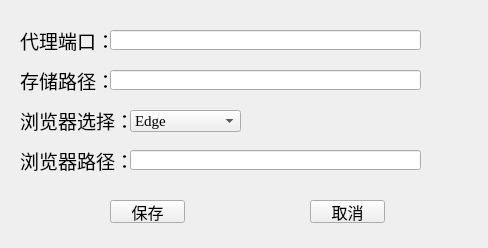
<?xml version="1.0" encoding="UTF-8"?>
<ui version="4.0">
 <class>Form</class>
 <widget class="QWidget" name="Form">
  <property name="geometry">
   <rect>
    <x>0</x>
    <y>0</y>
    <width>488</width>
    <height>248</height>
   </rect>
  </property>
  <property name="windowTitle">
   <string>Form</string>
  </property>
  <widget class="QLabel" name="proxy">
   <property name="geometry">
    <rect>
     <x>20</x>
     <y>30</y>
     <width>91</width>
     <height>21</height>
    </rect>
   </property>
   <property name="font">
    <font>
     <family>宋体</family>
     <pointsize>14</pointsize>
    </font>
   </property>
   <property name="text">
    <string>代理端口：</string>
   </property>
  </widget>
  <widget class="QLineEdit" name="proxy_input">
   <property name="geometry">
    <rect>
     <x>110</x>
     <y>30</y>
     <width>311</width>
     <height>20</height>
    </rect>
   </property>
  </widget>
  <widget class="QLabel" name="save_path">
   <property name="geometry">
    <rect>
     <x>20</x>
     <y>70</y>
     <width>91</width>
     <height>21</height>
    </rect>
   </property>
   <property name="font">
    <font>
     <family>宋体</family>
     <pointsize>14</pointsize>
    </font>
   </property>
   <property name="text">
    <string>存储路径：</string>
   </property>
  </widget>
  <widget class="QLineEdit" name="save_path_input">
   <property name="geometry">
    <rect>
     <x>110</x>
     <y>70</y>
     <width>311</width>
     <height>20</height>
    </rect>
   </property>
  </widget>
  <widget class="QLabel" name="browser_path">
   <property name="geometry">
    <rect>
     <x>20</x>
     <y>150</y>
     <width>111</width>
     <height>21</height>
    </rect>
   </property>
   <property name="font">
    <font>
     <family>宋体</family>
     <pointsize>14</pointsize>
    </font>
   </property>
   <property name="text">
    <string>浏览器路径：</string>
   </property>
  </widget>
  <widget class="QLineEdit" name="executable_path_input">
   <property name="geometry">
    <rect>
     <x>130</x>
     <y>150</y>
     <width>291</width>
     <height>20</height>
    </rect>
   </property>
  </widget>
  <widget class="QLabel" name="browser_select">
   <property name="geometry">
    <rect>
     <x>20</x>
     <y>110</y>
     <width>111</width>
     <height>21</height>
    </rect>
   </property>
   <property name="font">
    <font>
     <family>宋体</family>
     <pointsize>14</pointsize>
    </font>
   </property>
   <property name="text">
    <string>浏览器选择：</string>
   </property>
  </widget>
  <widget class="QComboBox" name="browser_select_comboBox">
   <property name="geometry">
    <rect>
     <x>130</x>
     <y>110</y>
     <width>111</width>
     <height>22</height>
    </rect>
   </property>
   <property name="font">
    <font>
     <family>Times New Roman</family>
     <pointsize>11</pointsize>
    </font>
   </property>
   <item>
    <property name="text">
     <string>Edge</string>
    </property>
   </item>
   <item>
    <property name="text">
     <string>Chrome</string>
    </property>
   </item>
  </widget>
  <widget class="QPushButton" name="save_config">
   <property name="geometry">
    <rect>
     <x>110</x>
     <y>200</y>
     <width>75</width>
     <height>23</height>
    </rect>
   </property>
   <property name="font">
    <font>
     <family>Agency FB</family>
     <pointsize>12</pointsize>
    </font>
   </property>
   <property name="text">
    <string>保存</string>
   </property>
  </widget>
  <widget class="QPushButton" name="cancel">
   <property name="geometry">
    <rect>
     <x>310</x>
     <y>200</y>
     <width>75</width>
     <height>23</height>
    </rect>
   </property>
   <property name="font">
    <font>
     <family>Agency FB</family>
     <pointsize>12</pointsize>
    </font>
   </property>
   <property name="text">
    <string>取消</string>
   </property>
  </widget>
 </widget>
 <resources/>
 <connections/>
</ui>
